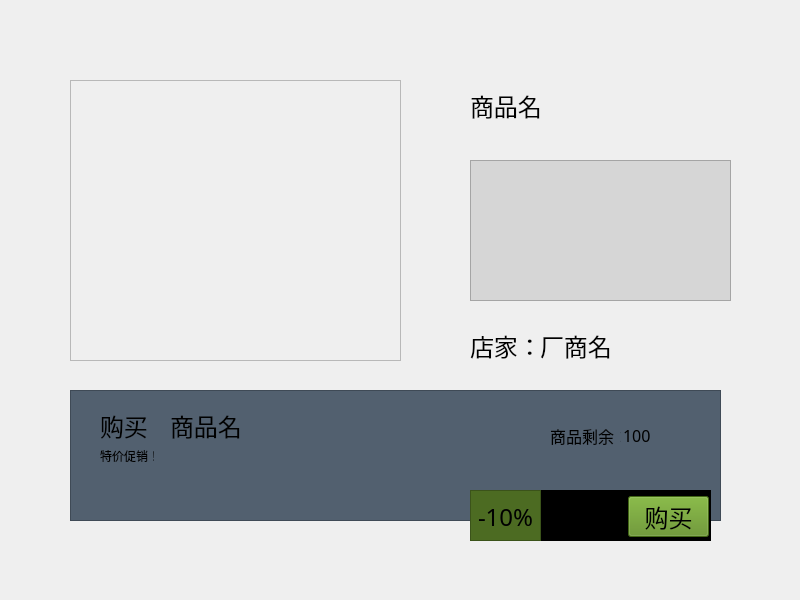
<?xml version="1.0" encoding="UTF-8"?>
<ui version="4.0">
 <class>shopdetail_buyer</class>
 <widget class="QWidget" name="shopdetail_buyer">
  <property name="geometry">
   <rect>
    <x>0</x>
    <y>0</y>
    <width>800</width>
    <height>600</height>
   </rect>
  </property>
  <property name="windowTitle">
   <string>Form</string>
  </property>
  <widget class="QFrame" name="icon_Fra">
   <property name="geometry">
    <rect>
     <x>70</x>
     <y>80</y>
     <width>331</width>
     <height>281</height>
    </rect>
   </property>
   <property name="frameShape">
    <enum>QFrame::StyledPanel</enum>
   </property>
   <property name="frameShadow">
    <enum>QFrame::Raised</enum>
   </property>
  </widget>
  <widget class="QLabel" name="projectname_lb">
   <property name="geometry">
    <rect>
     <x>470</x>
     <y>90</y>
     <width>261</width>
     <height>31</height>
    </rect>
   </property>
   <property name="font">
    <font>
     <family>阿里巴巴普惠体 M</family>
     <pointsize>18</pointsize>
    </font>
   </property>
   <property name="text">
    <string>商品名</string>
   </property>
  </widget>
  <widget class="QTextBrowser" name="projectinfor_text">
   <property name="geometry">
    <rect>
     <x>470</x>
     <y>160</y>
     <width>261</width>
     <height>141</height>
    </rect>
   </property>
   <property name="styleSheet">
    <string notr="true">background-color: rgb(214, 214, 214);</string>
   </property>
  </widget>
  <widget class="QFrame" name="frame_2">
   <property name="geometry">
    <rect>
     <x>70</x>
     <y>390</y>
     <width>651</width>
     <height>131</height>
    </rect>
   </property>
   <property name="styleSheet">
    <string notr="true">background-color: rgb(82, 96, 111);</string>
   </property>
   <property name="frameShape">
    <enum>QFrame::StyledPanel</enum>
   </property>
   <property name="frameShadow">
    <enum>QFrame::Raised</enum>
   </property>
   <widget class="QLabel" name="buy_lb">
    <property name="geometry">
     <rect>
      <x>30</x>
      <y>20</y>
      <width>51</width>
      <height>31</height>
     </rect>
    </property>
    <property name="font">
     <font>
      <family>阿里巴巴普惠体 M</family>
      <pointsize>18</pointsize>
     </font>
    </property>
    <property name="text">
     <string>购买</string>
    </property>
   </widget>
   <widget class="QLabel" name="projectname_lb2">
    <property name="geometry">
     <rect>
      <x>100</x>
      <y>20</y>
      <width>231</width>
      <height>31</height>
     </rect>
    </property>
    <property name="font">
     <font>
      <family>阿里巴巴普惠体 M</family>
      <pointsize>18</pointsize>
     </font>
    </property>
    <property name="text">
     <string>商品名</string>
    </property>
   </widget>
   <widget class="QLabel" name="special_lb">
    <property name="geometry">
     <rect>
      <x>30</x>
      <y>60</y>
      <width>54</width>
      <height>12</height>
     </rect>
    </property>
    <property name="text">
     <string>特价促销！</string>
    </property>
   </widget>
   <widget class="QLabel" name="still_lb">
    <property name="geometry">
     <rect>
      <x>480</x>
      <y>30</y>
      <width>71</width>
      <height>31</height>
     </rect>
    </property>
    <property name="font">
     <font>
      <family>阿里巴巴普惠体 M</family>
      <pointsize>12</pointsize>
     </font>
    </property>
    <property name="text">
     <string>商品剩余：</string>
    </property>
   </widget>
   <widget class="QLabel" name="projectnumber_lb">
    <property name="geometry">
     <rect>
      <x>553</x>
      <y>30</y>
      <width>71</width>
      <height>31</height>
     </rect>
    </property>
    <property name="font">
     <font>
      <family>阿里巴巴普惠体 M</family>
      <pointsize>12</pointsize>
     </font>
    </property>
    <property name="text">
     <string>100</string>
    </property>
   </widget>
  </widget>
  <widget class="QFrame" name="frame_3">
   <property name="geometry">
    <rect>
     <x>540</x>
     <y>490</y>
     <width>171</width>
     <height>51</height>
    </rect>
   </property>
   <property name="styleSheet">
    <string notr="true">background-color: rgb(0, 0, 0);</string>
   </property>
   <property name="frameShape">
    <enum>QFrame::StyledPanel</enum>
   </property>
   <property name="frameShadow">
    <enum>QFrame::Raised</enum>
   </property>
   <widget class="QPushButton" name="buy_bt">
    <property name="geometry">
     <rect>
      <x>88</x>
      <y>6</y>
      <width>81</width>
      <height>41</height>
     </rect>
    </property>
    <property name="font">
     <font>
      <family>阿里巴巴普惠体 M</family>
      <pointsize>18</pointsize>
     </font>
    </property>
    <property name="cursor">
     <cursorShape>PointingHandCursor</cursorShape>
    </property>
    <property name="styleSheet">
     <string notr="true">background-color: rgb(91, 141, 28);</string>
    </property>
    <property name="text">
     <string>购买</string>
    </property>
   </widget>
   <widget class="QLabel" name="nodiscount_lb">
    <property name="geometry">
     <rect>
      <x>10</x>
      <y>10</y>
      <width>71</width>
      <height>31</height>
     </rect>
    </property>
    <property name="font">
     <font>
      <family>阿里巴巴普惠体 M</family>
      <pointsize>14</pointsize>
     </font>
    </property>
    <property name="text">
     <string>¥30</string>
    </property>
   </widget>
   <widget class="QLabel" name="discountold_lb">
    <property name="geometry">
     <rect>
      <x>10</x>
      <y>10</y>
      <width>54</width>
      <height>12</height>
     </rect>
    </property>
    <property name="text">
     <string>¥30</string>
    </property>
   </widget>
   <widget class="QLabel" name="discountnew_lb">
    <property name="geometry">
     <rect>
      <x>10</x>
      <y>22</y>
      <width>71</width>
      <height>29</height>
     </rect>
    </property>
    <property name="font">
     <font>
      <family>阿里巴巴普惠体 M</family>
      <pointsize>14</pointsize>
     </font>
    </property>
    <property name="text">
     <string>¥10</string>
    </property>
   </widget>
  </widget>
  <widget class="QFrame" name="frame_4">
   <property name="geometry">
    <rect>
     <x>470</x>
     <y>490</y>
     <width>71</width>
     <height>51</height>
    </rect>
   </property>
   <property name="styleSheet">
    <string notr="true">background-color: rgb(76, 107, 34);</string>
   </property>
   <property name="frameShape">
    <enum>QFrame::StyledPanel</enum>
   </property>
   <property name="frameShadow">
    <enum>QFrame::Raised</enum>
   </property>
   <widget class="QLabel" name="discountprecent_lb">
    <property name="geometry">
     <rect>
      <x>8</x>
      <y>11</y>
      <width>61</width>
      <height>31</height>
     </rect>
    </property>
    <property name="font">
     <font>
      <family>阿里巴巴普惠体 M</family>
      <pointsize>18</pointsize>
     </font>
    </property>
    <property name="text">
     <string>-10%</string>
    </property>
   </widget>
  </widget>
  <widget class="QLabel" name="projectfather_lb">
   <property name="geometry">
    <rect>
     <x>540</x>
     <y>330</y>
     <width>181</width>
     <height>31</height>
    </rect>
   </property>
   <property name="font">
    <font>
     <family>阿里巴巴普惠体 M</family>
     <pointsize>18</pointsize>
    </font>
   </property>
   <property name="text">
    <string>厂商名</string>
   </property>
  </widget>
  <widget class="QLabel" name="projectfather_lb_2">
   <property name="geometry">
    <rect>
     <x>470</x>
     <y>330</y>
     <width>71</width>
     <height>31</height>
    </rect>
   </property>
   <property name="font">
    <font>
     <family>阿里巴巴普惠体 M</family>
     <pointsize>18</pointsize>
    </font>
   </property>
   <property name="text">
    <string>店家：</string>
   </property>
  </widget>
 </widget>
 <resources/>
 <connections/>
</ui>
